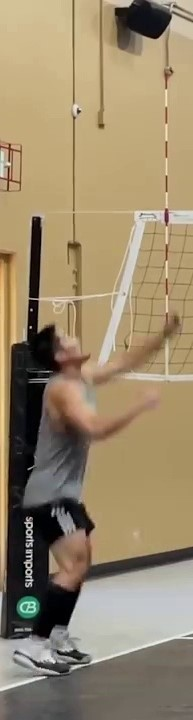
#> input picture NEW LAB5/captured_frames2/1.jpg, 193 x 720 px, found by its file name
$ python Banes_Jaronay_lab05_actionshot.py
#> lines starting #> are read from the running program, lines starting #| are printed output that depends on the picture; after the words box and inside, x2 and y2 are one past the last pixel; in counts of white or black regions, pixels touching at a corner belong together

#Reference: https://kediarahul.medium.com/panorama-stitching-stitch-multiple-images-using-opencv-python-c-875a1d11236d
#Based: https://kediarahul.medium.com/panorama-stitching-stitch-multiple-images-using-opencv-python-c-875a1d11236d
import os
import cv2
import math
import numpy as np

def find_matches(image1, image2):

    # Create SIFT detector object
    sift = cv2.SIFT_create()

    # Detect keypoints and compute descriptors for the base and secondary image
    image1_keypoints, image1_descriptors = sift.detectAndCompute(cv2.cvtColor(image1, cv2.COLOR_BGR2GRAY), None)
    image2_keypoints, image2_descriptors = sift.detectAndCompute(cv2.cvtColor(image2, cv2.COLOR_BGR2GRAY), None)

    # Create a Brute-Force Matcher object
    bf_matcher = cv2.BFMatcher()

    # Perform K-Nearest Neighbors (KNN) matching
    Initialmatches = bf_matcher.knnMatch(image1_descriptors, image2_descriptors, k=3)

    # Filter out good matches
    good_matches = []
    for matches in Initialmatches:
        m,n = matches [:2]
        if m.distance < 0.80 * n.distance:
            good_matches.append([m])

     # Return the good matches along with keypoints of base and secondary images
    return good_matches, image1_keypoints, image2_keypoints


def find_homography(matches, image1_keypoints, image2_keypoints):
    #Not sure if may reshape pa or nah

    # Extract keypoints list
    image1_points = np.float32([image1_keypoints[m[0].queryIdx].pt for m in matches])
    image2_points = np.float32([image2_keypoints[m[0].trainIdx].pt for m in matches])

    # Use RANSAC algorithm to estimate the homography
    homography, _ = cv2.findHomography(image2_points, image1_points, cv2.RANSAC, 5.0)

    # Return the computed homography
    return homography


def get_new_frame_size(homography, image2, image1):
    # Extract height and width from the secondary image
    (height, width) = image2

    # Define the initial matrix
    initial_matrix = np.array([[0, width - 1, width - 1, 0],
                              [0, 0, height - 1, height - 1],
                              [1, 1, 1, 1]])

    # Calculate the final matrix
    final_matrix = np.dot(homography, initial_matrix)

    # Extract x, y, and c coordinates
    [x, y, c] = final_matrix

     # Normalize x and y coordinates
    x = np.divide(x, c)
    y = np.divide(y, c)

    # Calculate the minimum and maximum x and y coordinates
    min_x, new_width = int(round(min(x))), int(round(max(x)))
    min_y, new_height = int(round(min(y))), int(round(max(y)))

    correction = [0, 0]

    # Calculate the new width and height of the frame
    if min_x < 0:
        new_width -= min_x
        correction[0] = abs(min_x)
    if min_y < 0:
        new_height -= min_y
        correction[1] = abs(min_y)

    #Ensure that the new size is sufficient for two images
    if new_width < image1[1] + correction[0]:
        new_width = image1[1] + correction[0]
    if new_height < image1[0] + correction[1]:
        new_height = image1[0] + correction[1]

    # Add correction values to x and y coordinates
    x = np.add(x, correction[0])
    y = np.add(y, correction[1])

    # Define old initial points and new final points
    old_initial_points = np.float32([[0, 0],
                                   [width - 1, 0],
                                   [width - 1, height - 1],
                                   [0, height - 1]])
    new_final_points = np.float32(np.array([x, y]).transpose())

    # Update the homography
    homography = cv2.getPerspectiveTransform(old_initial_points, new_final_points)

    # Return the new height, width, correction, and updated homography
    return [new_height, new_width], correction, homography


def stitch_images(image1, image2):

    # Find matches between key points in the image 1 and secondary images
    matches, image1_keypoints, image2_keypoints = find_matches(image1, image2)

    # Calculate the homography
    homography = find_homography(matches, image1_keypoints, image2_keypoints)

    # Calculate the new frame size and correction, and homography
    new_frame_size, correction, homography = get_new_frame_size(homography, image2.shape[:2], image1.shape[:2])

    # Warp the secondary image
    image2_transformed = cv2.warpPerspective(image2, homography, (new_frame_size[1], new_frame_size[0]))

    # Create a black image 1 with the new frame size
    image1_transformed = np.zeros((new_frame_size[0], new_frame_size[1], 3), dtype=np.uint8)

    # Place the image 1 onto the black canvas at the corrected position
    image1_transformed[correction[1]:correction[1]+image1.shape[0], correction[0]:correction[0]+image1.shape[1]] = image1

    # Convert the transformed secondary image to grayscale
    image2_transformed_gray = cv2.cvtColor(image2_transformed, cv2.COLOR_BGR2GRAY)

    # Create a binary mask
    _, mask = cv2.threshold(image2_transformed_gray, 1, 255, cv2.THRESH_BINARY)

    #Invert the mask
    mask_inv = cv2.bitwise_not(mask)

    # Use the mask to blend the images
    fg = cv2.bitwise_and(image2_transformed, image2_transformed, mask=mask)
    bg = cv2.bitwise_and(image1_transformed, image1_transformed, mask=mask_inv)

    stitched_image = cv2.add(fg, bg)

    # Return the final stitched image
    return stitched_image

def main():
    # Load the images
    image1 = cv2.imread('C:\\Users\\User\\Desktop\\KOMSAI\\UP202004905\\4TH_YEAR_NOTES\\2nd_SEM\\CMSC 174 Sec 2\\LAB\\lab05\\captured_frames2\\1.jpg')
#> image1 is the input picture: shape (720, 193, 3); mean B, G, R 108.3, 136.3, 152.6
    image2 = cv2.imread('C:\\Users\\User\\Desktop\\KOMSAI\\UP202004905\\4TH_YEAR_NOTES\\2nd_SEM\\CMSC 174 Sec 2\\LAB\\lab05\\captured_frames2\\2.jpg')
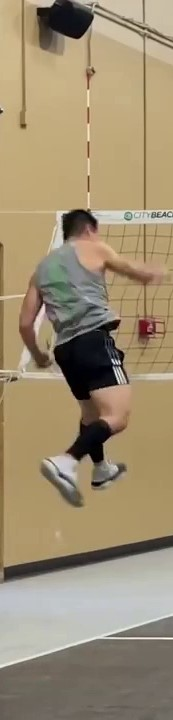
#> input picture NEW LAB5/captured_frames2/2.jpg, 173 x 720 px, found by its file name
#> image2 is the input picture: shape (720, 173, 3); mean B, G, R 114.6, 142.2, 157.7
    image3 = cv2.imread('C:\\Users\\User\\Desktop\\KOMSAI\\UP202004905\\4TH_YEAR_NOTES\\2nd_SEM\\CMSC 174 Sec 2\\LAB\\lab05\\captured_frames2\\3.jpg')
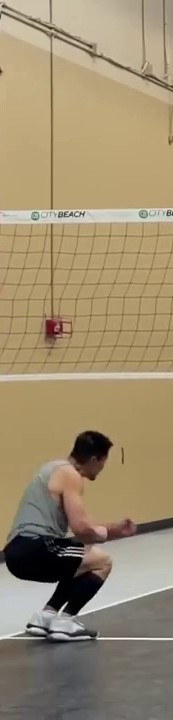
#> input picture NEW LAB5/captured_frames2/3.jpg, 173 x 720 px, found by its file name
#> image3 is the input picture: shape (720, 173, 3); mean B, G, R 112.4, 141.3, 157.2
    image4 = cv2.imread('C:\\Users\\User\\Desktop\\KOMSAI\\UP202004905\\4TH_YEAR_NOTES\\2nd_SEM\\CMSC 174 Sec 2\\LAB\\lab05\\captured_frames2\\4.jpg')
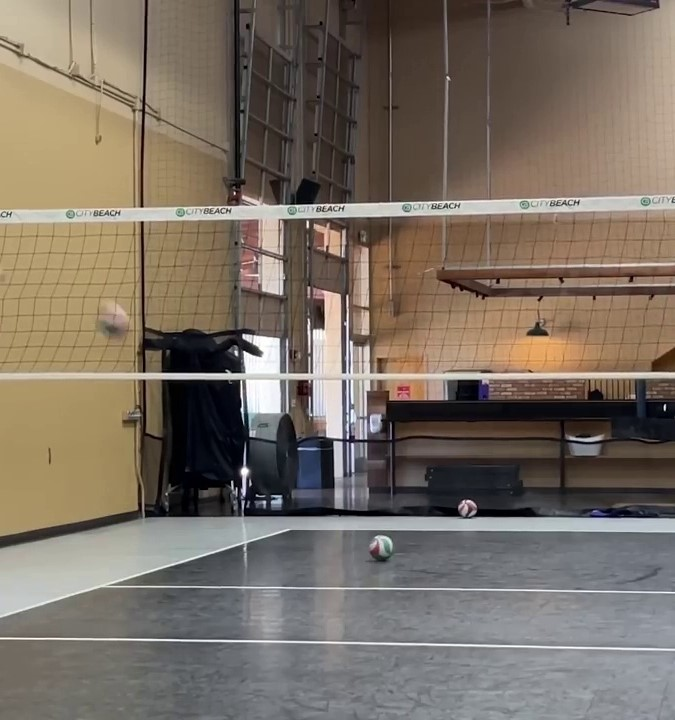
#> input picture NEW LAB5/captured_frames2/4.jpg, 675 x 720 px, found by its file name
#> image4 is the input picture: shape (720, 675, 3); mean B, G, R 99.9, 111.1, 121.8
    image5 = cv2.imread('C:\\Users\\User\\Desktop\\KOMSAI\\UP202004905\\4TH_YEAR_NOTES\\2nd_SEM\\CMSC 174 Sec 2\\LAB\\lab05\\captured_frames2\\5.jpg')
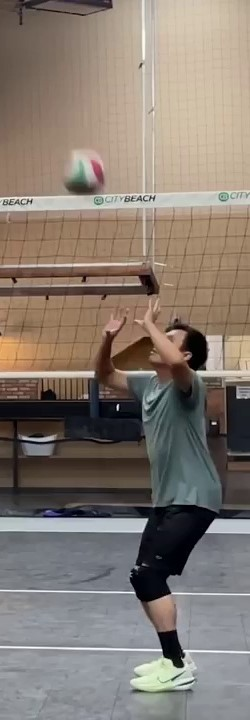
#> input picture NEW LAB5/captured_frames2/5.jpg, 250 x 720 px, found by its file name
#> image5 is the input picture: shape (720, 250, 3); mean B, G, R 113.8, 122.6, 133.1
    image6 = cv2.imread('C:\\Users\\User\\Desktop\\KOMSAI\\UP202004905\\4TH_YEAR_NOTES\\2nd_SEM\\CMSC 174 Sec 2\\LAB\\lab05\\captured_frames2\\6.jpg')
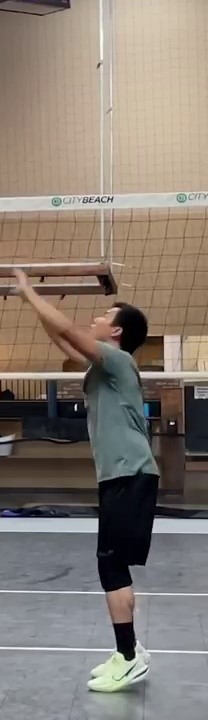
#> input picture NEW LAB5/captured_frames2/6.jpg, 208 x 720 px, found by its file name
#> image6 is the input picture: shape (720, 208, 3); mean B, G, R 116.1, 124.8, 134.7

    stitched_image = stitch_images(image1, image2)
#> in find_matches, `image1_keypoints, image1_descriptors = sift.detectAndCompute(cv2.cvtCo..`: image1_keypoints = 399 keypoints; strongest (x, y, size): (29, 525, 1.8), (29, 565, 1.8), (29, 532, 1.8), (29, 607, 12.7)
#> in find_matches, `image2_keypoints, image2_descriptors = sift.detectAndCompute(cv2.cvtCo..`: image2_keypoints = 382 keypoints; strongest (x, y, size): (77, 222, 19.9), (86, 362, 41.3), (91, 441, 24.7), (115, 324, 6.3)
#> in find_matches, `Initialmatches = bf_matcher.knnMatch(image1_descriptors, image2_descri..`: Initialmatches = 399 matches
#> after the loop in find_matches, `for matches in Initialmatches:`: good_matches = 52 matches
#> in find_homography, `image1_points = np.float32([image1_keypoints[m[0].queryIdx].pt for m i..`: image1_points = 52 pairs, first value 21.61 to 187.4, second value 4.06 to 686
#> in find_homography, `image2_points = np.float32([image2_keypoints[m[0].trainIdx].pt for m i..`: image2_points = 52 pairs, first value 22.1 to 164.3, second value 3.98 to 560
#> in find_homography, `homography, _ = cv2.findHomography(image2_points, image1_points, cv2.R..`: homography = [[0.989, 0.00383, 78.45], [-0.00289, 1, 0.168], [-3.83e-05, 5.48e-05, 1]]
#> in get_new_frame_size, `final_matrix = np.dot(homography, initial_matrix)`: final_matrix = [[78.45, 248.5, 251.2, 81.2], [0.168, -0.33, 721.2, 721.7], [1, 0.993, 1.03, 1.04]]
#> in get_new_frame_size, `[x, y, c] = final_matrix`: x = [78.45, 248.5, 251.2, 81.2]; y = [0.168, -0.33, 721.2, 721.7]; c = [1, 0.993, 1.03, 1.04]
#> in get_new_frame_size, `x = np.divide(x, c)`: x = [78.45, 250.1, 243.2, 78.12]
#> in get_new_frame_size, `y = np.divide(y, c)`: y = [0.168, -0.332, 698.2, 694.3]
#> in get_new_frame_size, `min_x, new_width = int(round(min(x))), int(round(max(x)))`: min_x = 78; new_width = 250
#> in get_new_frame_size, `min_y, new_height = int(round(min(y))), int(round(max(y)))`: min_y = 0; new_height = 698
#> in get_new_frame_size, `new_final_points = np.float32(np.array([x, y]).transpose())`: new_final_points = [[78.45, 0.168], [250.1, -0.332], [243.2, 698.2], [78.12, 694.3]]
#> in stitch_images, `new_frame_size, correction, homography = get_new_frame_size(homography..`: new_frame_size = [720, 250]; correction = [0, 0]
#> in stitch_images, `_, mask = cv2.threshold(image2_transformed_gray, 1, 255, cv2.THRESH_BI..`:
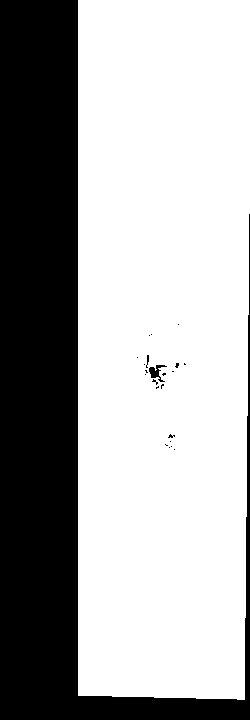
#> mask: shape (720, 250); 65.8% white; 23 black regions (20 under 20 px), largest, box (x1, y1, x2, y2) and area: (0, 0, 250, 720) 61407, (149, 365, 167, 382) 129, (146, 355, 149, 368) 21
    cv2.imwrite('Seamless Stitch1.jpg', stitched_image)

    stitched_image2 = stitch_images(image3, image4)
#> in find_matches (call 2), `image1_keypoints, image1_descriptors = sift.detectAndCompute(cv2.cvtCo..`: image1_keypoints = 353 keypoints; strongest (x, y, size): (29, 626, 3.2), (91, 450, 25.1), (49, 589, 9.5), (33, 629, 3)
#> in find_matches (call 2), `image2_keypoints, image2_descriptors = sift.detectAndCompute(cv2.cvtCo..`: image2_keypoints = 1430 keypoints; strongest (x, y, size): (244, 471, 6.2), (348, 437, 1.9), (262, 389, 34.1), (255, 351, 7.1)
#> in find_matches (call 2), `Initialmatches = bf_matcher.knnMatch(image1_descriptors, image2_descri..`: Initialmatches = 353 matches
#> after the loop in find_matches (call 2), `for matches in Initialmatches:`: good_matches = 78 matches
#> in stitch_images (call 2), `_, mask = cv2.threshold(image2_transformed_gray, 1, 255, cv2.THRESH_BI..`: mask: shape (720, 745); 89.9% white; 66 black regions (52 under 20 px), largest, box (x1, y1, x2, y2) and area: (0, 0, 72, 720) 51840, (245, 392, 285, 495) 823, (389, 718, 745, 720) 527
    cv2.imwrite('Seamless Stitch2.jpg', stitched_image2)

    stitched_image3 = stitch_images(image5, image6)
#> in find_matches (call 3), `image1_keypoints, image1_descriptors = sift.detectAndCompute(cv2.cvtCo..`: image1_keypoints = 519 keypoints; strongest (x, y, size): (214, 423, 2.4), (171, 647, 17), (178, 663, 6.6), (161, 650, 1.9)
#> in find_matches (call 3), `image2_keypoints, image2_descriptors = sift.detectAndCompute(cv2.cvtCo..`: image2_keypoints = 399 keypoints; strongest (x, y, size): (171, 423, 2.2), (125, 640, 17.4), (161, 526, 11.8), (91, 525, 11.4)
#> in find_matches (call 3), `Initialmatches = bf_matcher.knnMatch(image1_descriptors, image2_descri..`: Initialmatches = 519 matches
#> after the loop in find_matches (call 3), `for matches in Initialmatches:`: good_matches = 141 matches
#> in stitch_images (call 3), `_, mask = cv2.threshold(image2_transformed_gray, 1, 255, cv2.THRESH_BI..`: mask: shape (730, 252); 82.4% white; 77 black regions (72 under 20 px), largest, box (x1, y1, x2, y2) and area: (0, 0, 240, 730) 30695, (248, 0, 252, 480) 1075, (165, 316, 188, 344) 315, (158, 566, 170, 578) 61, (145, 533, 150, 549) 31
    cv2.imwrite('Seamless Stitch3.jpg', stitched_image3)

    final_stitched_image = stitch_images(stitched_image, stitched_image2)
#> in find_matches (call 4), `image1_keypoints, image1_descriptors = sift.detectAndCompute(cv2.cvtCo..`: image1_keypoints = 705 keypoints; strongest (x, y, size): (29, 525, 1.8), (29, 565, 1.8), (29, 532, 1.8), (154, 381, 1.8)
#> in find_matches (call 4), `image2_keypoints, image2_descriptors = sift.detectAndCompute(cv2.cvtCo..`: image2_keypoints = 1777 keypoints; strongest (x, y, size): (318, 471, 6.3), (335, 389, 34), (328, 351, 7.1), (319, 337, 4.9)
#> in find_matches (call 4), `Initialmatches = bf_matcher.knnMatch(image1_descriptors, image2_descri..`: Initialmatches = 705 matches
#> after the loop in find_matches (call 4), `for matches in Initialmatches:`: good_matches = 91 matches
#> in stitch_images (call 4), `_, mask = cv2.threshold(image2_transformed_gray, 1, 255, cv2.THRESH_BI..`: mask: shape (720, 933); 77.9% white; 72 black regions (56 under 20 px), largest, box (x1, y1, x2, y2) and area: (0, 0, 933, 720) 145501, (189, 537, 237, 585) 1042, (410, 389, 459, 486) 919
    final_stitched_image = stitch_images(final_stitched_image, stitched_image3)
#> in find_matches (call 5), `image1_keypoints, image1_descriptors = sift.detectAndCompute(cv2.cvtCo..`: image1_keypoints = 2263 keypoints; strongest (x, y, size): (481, 466, 6.2), (29, 525, 1.8), (29, 565, 1.8), (29, 532, 1.8)
#> in find_matches (call 5), `image2_keypoints, image2_descriptors = sift.detectAndCompute(cv2.cvtCo..`: image2_keypoints = 601 keypoints; strongest (x, y, size): (168, 647, 18), (172, 662, 8.7), (173, 332, 3.5), (204, 529, 12.3)
#> in find_matches (call 5), `Initialmatches = bf_matcher.knnMatch(image1_descriptors, image2_descri..`: Initialmatches = 2263 matches
#> after the loop in find_matches (call 5), `for matches in Initialmatches:`: good_matches = 233 matches
#> in stitch_images (call 5), `homography = find_homography(matches, image1_keypoints, image2_keypoin..`: homography = [[1.06, 0.0265, 802.5], [0.0156, 1.03, 0.61], [2.5e-05, 8.6e-05, 1]]
#> in stitch_images (call 5), `new_frame_size, correction, homography = get_new_frame_size(homography..`: new_frame_size = [720, 1062]
#> in stitch_images (call 5), `_, mask = cv2.threshold(image2_transformed_gray, 1, 255, cv2.THRESH_BI..`: mask: shape (720, 1062); 23.3% white; 1 white region, box (x1, y1, x2, y2) and area: (773, 0, 1061, 710) 178465
#> in stitch_images (call 5), `stitched_image = cv2.add(fg, bg)`:
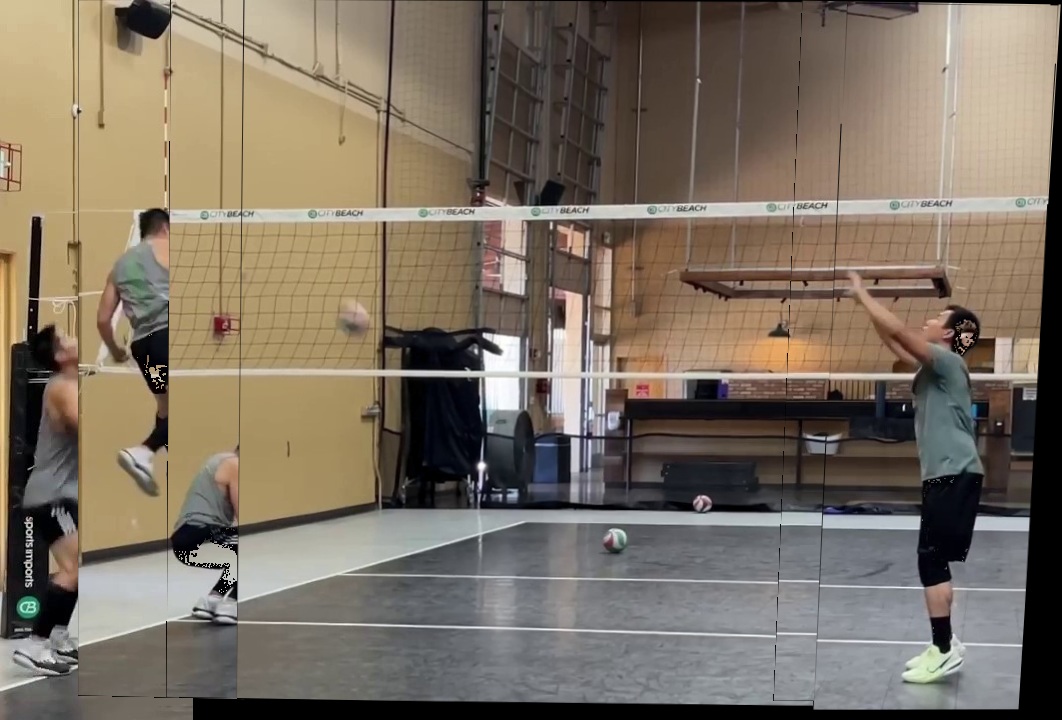
#> stitched_image: shape (720, 1062, 3); mean B, G, R 99.3, 113.3, 124.3

    # Write the final stitched image to a file
    cv2.imwrite("Banes_Jaronay_lab05_actionshot.jpg", final_stitched_image)

if __name__ == "__main__":
    main()
